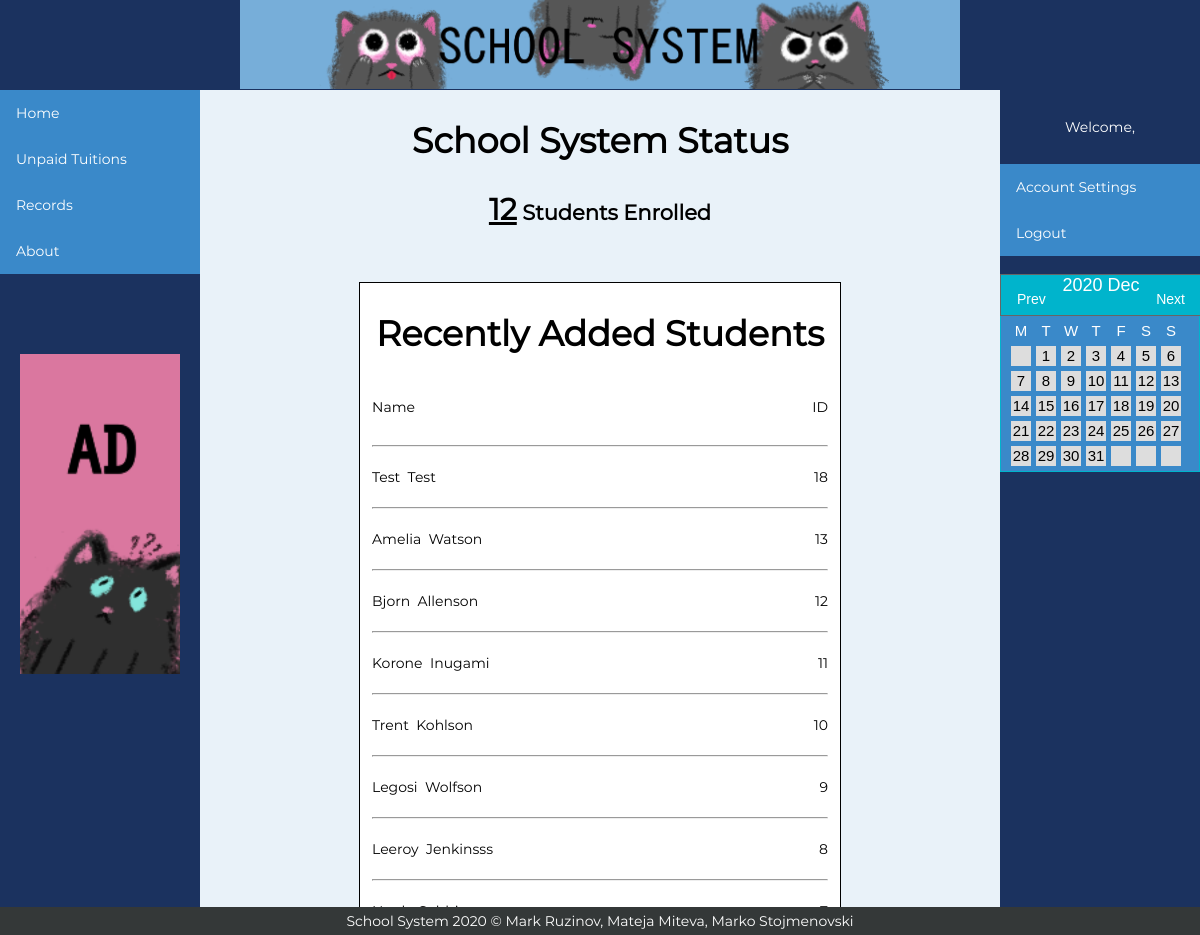
/SchoolSystem2020/home.php (signed in), run on the app's committed database.
### tables this page shows
CREATE TABLE `records` (
  `name` varchar(100) NOT NULL,
  `surname` varchar(100) DEFAULT NULL,
  `dob` date DEFAULT NULL,
  `ID` int(11) NOT NULL AUTO_INCREMENT,
  `paid` tinyint(1) NOT NULL,
  `email` varchar(100) DEFAULT NULL,
  `year` int(11) DEFAULT NULL,
  PRIMARY KEY (`ID`)
);

### SchoolSystem2020/home.php (the view, shortened to what this page needs)
<?php
   include('session.php');
?>
<html>
<head>
  <?php
    include('head.php');
  ?>
</head>
<body>
<?php include("header.php"); ?>
<h2 class="text-center">School System Status</h2>
<h2 id="total">
  <?php
    $sql = "SELECT * FROM records;";
    $result = $db->query($sql);
    $count = $result->num_rows;
    echo "<a class=\"button\" id=\"viewall\" onclick=\"viewAll();\"><span style=\"font-size: 30px; cursor:pointer;\"><u>{$count}</u></span></a> Students Enrolled";
  ?>
</h2><br /><br />
<div id="tableView">
  <h2 class="text-center">Recently Added Students</h2>
  <div id="tableViewContents">
    <p style="float: left;">Name</p>
    <p style="float: right;">ID</p><br/><br/><br/>
    <?php
      echo "<ul id=\"tableViewResults\">\n";
      $sql = "SELECT name, surname, dob, ID, paid, email, `year` FROM schoolSystem.records ORDER BY ID DESC LIMIT 8;";
      $result = $db->query($sql);
      while ($row = $result->fetch_assoc()) {
        $ID = $row["ID"];
        $name = $row["name"];
        $surname = $row["surname"];
        echo "<hr /><p style=\"display: inline-block;\" >{$name}&nbsp;&nbsp;{$surname}</p>";
        echo "<p style=\"display: inline-block; float: right;\">{$ID}</p>";
      }
    ?>
    </ul>
  </div>
</div>
<?php include("footer.php"); ?>
</body>
</html>

### SchoolSystem2020/head.php (shortened to what this page needs)
<link rel="stylesheet" href="style.css">

### SchoolSystem2020/header.php (shortened to what this page needs)
<div id="header">
  <img style="display: block; margin-left:auto; margin-right:auto;" src="images/schsys.png"></img>
</div>
<div id="sidebar">
  <div id="sidebar-buttons">
    <ul class="menu">
      <li class="menu-item"><a href="home.php">Home</a></li><br />
      <li class="menu-item"><a href="unpaid.php">Unpaid Tuitions</a></li><br />
      <li><a onclick="myFunction()" class="menu-item-record">Records</a></li><br />
      <li class="menu-item"><a href="about.php">About</a></li><br />
    </ul>
  </div>
  <?php
  $imagesDir = 'ads/';
  $images = glob($imagesDir . '*.{jpg,jpeg,png,gif}', GLOB_BRACE);
  $randomImage = $images[array_rand($images)];
  echo "<img id=\"ad\" draggable=\"false\" src=\"{$randomImage}\"></img>";
  ?>
</div>
<div id="sidebar-right">
  <div id="sidebar-buttons">
    <div class="topnav-right">
      <p>Welcome, <?php echo $_SESSION['login_user']; ?></p>
    </div>
    <ul class="menu">
    <li class="menu-item-right"><a href="settings.php">Account Settings</a></li><br />
    <li class="menu-item-right"><a href="logout.php">Logout</a></li><br />
    </ul>
    <br />
    <ul class="menu">
      <li><?php
      include 'calendar.php';
      $calendar = new Calendar();
      echo $calendar->show();
      ?></li>
    </ul>
  </div>
</div>

### SchoolSystem2020/calendar.php (shortened to what this page needs)
<?php
class Calendar {
    public function __construct(){
        $this->naviHref = htmlentities($_SERVER['PHP_SELF']);
    }
    private $dayLabels = array("M","T","W","T","F","S","S");
    private $currentYear=0;
    private $currentMonth=0;
    private $currentDay=0;
    private $currentDate=null;
    private $daysInMonth=0;
    private $naviHref= null;
    public function show() {
        $year  = null;
        $month = null;
        if(null==$year&&isset($_GET['year'])){
            $year = $_GET['year'];
        }else if(null==$year){
            $year = date("Y",time());
        }
        if(null==$month&&isset($_GET['month'])){
            $month = $_GET['month'];
        }else if(null==$month){
            $month = date("m",time());
        }
        $this->currentYear=$year;
        $this->currentMonth=$month;
        $this->daysInMonth=$this->_daysInMonth($month,$year);
        $content='<div id="calendar">'.
                        '<div class="box">'.
                        $this->_createNavi().
                        '</div>'.
                        '<div class="box-content">'.
                                '<ul class="label">'.$this->_createLabels().'</ul>';
                                $content.='<div class="clear"></div>';
                                $content.='<ul class="dates">';
                                $weeksInMonth = $this->_weeksInMonth($month,$year);
                                for( $i=0; $i<$weeksInMonth; $i++ ){
                                    for($j=1;$j<=7;$j++){
                                        $content.=$this->_showDay($i*7+$j);
                                    }
                                }
                                $content.='</ul>';
                                $content.='<div class="clear"></div>';
                        $content.='</div>';
        $content.='</div>';
        return $content;
    }
    private function _showDay($cellNumber){
        if($this->currentDay==0){
            $firstDayOfTheWeek = date('N',strtotime($this->currentYear.'-'.$this->currentMonth.'-01'));
            if(intval($cellNumber) == intval($firstDayOfTheWeek)){
                $this->currentDay=1;
            }
        }
        if( ($this->currentDay!=0)&&($this->currentDay<=$this->daysInMonth) ){
            $this->currentDate = date('Y-m-d',strtotime($this->currentYear.'-'.$this->currentMonth.'-'.($this->currentDay)));
            $cellContent = $this->currentDay;
            $this->currentDay++;
        }else{
            $this->currentDate =null;
            $cellContent=null;
        }
        return '<li id="li-'.$this->currentDate.'" class="'.($cellNumber%7==1?' start ':($cellNumber%7==0?' end ':' ')).
                ($cellContent==null?'mask':'').'">'.$cellContent.'</li>';
    }
    private function _createNavi(){
        $nextMonth = $this->currentMonth==12?1:intval($this->currentMonth)+1;
        $nextYear = $this->currentMonth==12?intval($this->currentYear)+1:$this->currentYear;
        $preMonth = $this->currentMonth==1?12:intval($this->currentMonth)-1;
        $preYear = $this->currentMonth==1?intval($this->currentYear)-1:$this->currentYear;
        return
            '<div class="header">'.
                '<a class="prev" href="'.$this->naviHref.'?month='.sprintf('%02d',$preMonth).'&year='.$preYear.'">Prev</a>'.
                    '<span class="title">'.date('Y M',strtotime($this->currentYear.'-'.$this->currentMonth.'-1')).'</span>'.
                '<a class="next" href="'.$this->naviHref.'?month='.sprintf("%02d", $nextMonth).'&year='.$nextYear.'">Next</a>'.
            '</div>';
    }
    private function _createLabels(){
        $content='';
        foreach($this->dayLabels as $index=>$label){
            $content.='<li class="'.($label==6?'end title':'start title').' title">'.$label.'</li>';
        }
        return $content;
    }
    private function _weeksInMonth($month=null,$year=null){
        $daysInMonths = $this->_daysInMonth($month,$year);
        $numOfweeks = ($daysInMonths%7==0?0:1) + intval($daysInMonths/7);
        $monthEndingDay= date('N',strtotime($year.'-'.$month.'-'.$daysInMonths));
        $monthStartDay = date('N',strtotime($year.'-'.$month.'-01'));
        return $numOfweeks;
    }
    private function _daysInMonth($month=null,$year=null){
        return date('t',strtotime($year.'-'.$month.'-01'));
    }
}

### SchoolSystem2020/footer.php
<div class="footer">
  <p class="footer-text">School System 2020 © Mark Ruzinov, Mateja Miteva, Marko Stojmenovski</p>
</div>

### SchoolSystem2020/style.css (style rules this page uses)
body { font-family:'Montserrat', sans-serif; font-size:14px; background-color: #E9F2F9; min-width:1200px; margin: 0; }
.box { border:#666666 solid 1px; }
.menu { list-style-type: none; margin: 0; padding: 0; overflow: hidden; background-color: #3A89C9; }
.menu-item { float: left; width: 100%; }
.menu-item-record { float: left; width: 100%; }
.menu-item-right { float: right; width: 100%; }
#ad { padding-top: 80px; display:block; margin-left:auto; margin-right: auto; width: 80%; }
li a { display: block; color: white; text-align: left; padding: 14px 16px; text-decoration: none; }
.topnav-right { display: block; color: white; text-align: center; padding: 14px 16px; text-decoration: none; }
#total { text-align: center; }
.text-center { text-align: center; font-size: 35px; }
#tableView { width: 40%; margin-left: auto; margin-right: auto; min-height: 600px; height: auto; border: 1px solid black; background-color: #FFF; }
#tableViewContents { width: 95%; margin-left:auto; margin-right:auto; }
#tableViewResults { margin: 0; padding: 0; }
.footer { position: fixed; left: 0; bottom: 0; width: 100%; background-color: #343838; color: white; text-align: center; }
.footer-text { margin: 5px; }
#sidebar { height: 90%; width: 200px; float: left; background-color: #1B325F; text-align: center; }
#sidebar-right { height: 90%; width: 200px; float: right; background-color: #1B325F; text-align: center; }
#header { height: 90px; width: 100%; float: top; background-color: #1B325F; }
div#calendar { margin:0px auto; padding:0px; width: 200px; font-family:Helvetica, "Times New Roman", Times, serif; }
div#calendar div.box { position:relative; top:0px; left:0px; width:200px; height:40px; background-color: #00B4CC; }
div#calendar div.header { line-height:20px; vertical-align:middle; position:absolute; left:0px; top:0px; width:200px; height:40px; text-align:center; }
div#calendar div.header a.prev,div#calendar div.header a.next { position:absolute; top:0px; height: 10px; display:block; cursor:pointer; text-decoration:none; color:#FFF; }
div#calendar div.header span.title { color:#FFF; font-size:18px; }
div#calendar div.header a.prev { left:0px; }
div#calendar div.header a.next { right:0px; }
div#calendar div.box-content { border:1px solid #00B4CC ; border-top:none; }
div#calendar ul.label { float:left; margin: 0px; padding: 0px; margin-top:5px; margin-left: 10px; }
div#calendar ul.label li { margin:0px; padding:0px; margin-right:5px; float:left; list-style-type:none; width:20px; height:20px; line-height:20px; vertical-align:middle; text-align:center; color: #FFFFFF; font-size: 15px; background-color: transparent; }
div#calendar ul.dates { float:left; margin: 0px; padding: 0px; margin-left: 10px; margin-bottom: 5px; }
div#calendar ul.dates li { margin:0px; padding:0px; margin-right:5px; margin-top: 5px; line-height: 20px; vertical-align:middle; float:left; list-style-type:none; width:20px; height:20px; font-size:15px; background-color: #DDD; color:#000; text-align:center; }

### data on the page
records: name "Test", surname "Test", ID "18"
records: name "Amelia", surname "Watson", ID "13"
records: name "Bjorn", surname "Allenson", ID "12"
records: name "Korone", surname "Inugami", ID "11"
records: name "Trent", surname "Kohlson", ID "10"
records: name "Legosi", surname "Wolfson", ID "9"
records: name "Leeroy", surname "Jenkinsss", ID "8"

### other printed values
date('Y M',strtotime($this->currentYear.'-'.$this->currentMonth.'-1')) "2020 Dec"
$label "M"
$label "T"
$label "W"
$label "F"
$label "S"
$cellContent "1"
$cellContent "2"
$cellContent "3"
$cellContent "4"
$cellContent "5"
$cellContent "6"
$cellContent "7"
$cellContent "8"
$cellContent "9"
